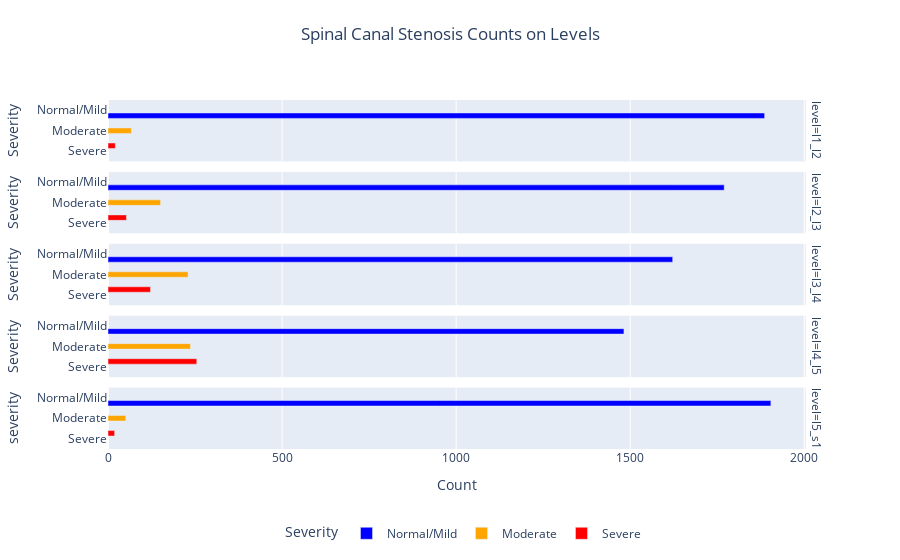

This figure's notebook cell:
### Code cell
color_map = {
    'Normal/Mild': 'blue',
    'Moderate': 'orange',
    'Severe': 'red'
}

# 막대 그래프 생성
fig = px.bar(
    df_train_spinal_canal_stenosis_counts, 
    x='count', 
    y='spinal_canal_stenosis', 
    color='spinal_canal_stenosis',  # 색상 기준을 spinal_canal_stenosis로 설정
    facet_row='level',  # 각 level에 대해 가로로 정렬
    color_discrete_map=color_map,  # `spinal_canal_stenosis`에 따라 색상 매핑
    labels={'count':'Count', 'spinal_canal_stenosis':'Severity'},
    title='Spinal Canal Stenosis Counts on Levels'
)

# 그래프 레이아웃 조정
fig.update_layout(barmode='group',
                  legend=dict(
                    orientation="h",  # 범례를 수평으로 배치
                    yanchor="top",  # 범례의 기준을 상단에 맞춤
                    y=-0.2,  # Y축 위치 조정 (그래프의 아래쪽)
                    xanchor="center",  # 범례의 기준을 가운데에 맞춤
                    x=0.5)  # X축 위치 조정 (그래프의 가운데) 
                  ,title={
                    'x': 0.5,  # 제목을 그래프의 가로 중앙으로 설정
                    'xanchor': 'center',  # 제목을 중앙에 맞춤
                    'y': 0.95,  # 제목의 세로 위치 (그래프의 상단과 가까운 위치)
                    'yanchor': 'top',  # 제목의 상단을 기준으로 설정
                    'pad': {'b': 20}  # 제목과 그래프 사이의 거리 설정 (아래쪽 마진)
                  },
                  yaxis_title='severity'
)


fig.show()

### Figure 1 — Plotly figure (JSON) as saved in the notebook; plotly's stock layout.template omitted (floating-point values rounded to 4 significant figures)
{"data": [{"alignmentgroup": "True", "hovertemplate": "Severity=%{y}<br>level=l1_l2<br>Count=%{x}<extra></extra>", "legendgroup": "Normal/Mild", "marker": {"color": "blue", "pattern": {"shape": ""}}, "name": "Normal/Mild", "offsetgroup": "Normal/Mild", "orientation": "h", "showlegend": true, "textposition": "auto", "type": "bar", "x": [1886], "xaxis": "x5", "y": ["Normal/Mild"], "yaxis": "y5"}, {"alignmentgroup": "True", "hovertemplate": "Severity=%{y}<br>level=l2_l3<br>Count=%{x}<extra></extra>", "legendgroup": "Normal/Mild", "marker": {"color": "blue", "pattern": {"shape": ""}}, "name": "Normal/Mild", "offsetgroup": "Normal/Mild", "orientation": "h", "showlegend": false, "textposition": "auto", "type": "bar", "x": [1770], "xaxis": "x4", "y": ["Normal/Mild"], "yaxis": "y4"}, {"alignmentgroup": "True", "hovertemplate": "Severity=%{y}<br>level=l3_l4<br>Count=%{x}<extra></extra>", "legendgroup": "Normal/Mild", "marker": {"color": "blue", "pattern": {"shape": ""}}, "name": "Normal/Mild", "offsetgroup": "Normal/Mild", "orientation": "h", "showlegend": false, "textposition": "auto", "type": "bar", "x": [1622], "xaxis": "x3", "y": ["Normal/Mild"], "yaxis": "y3"}, {"alignmentgroup": "True", "hovertemplate": "Severity=%{y}<br>level=l4_l5<br>Count=%{x}<extra></extra>", "legendgroup": "Normal/Mild", "marker": {"color": "blue", "pattern": {"shape": ""}}, "name": "Normal/Mild", "offsetgroup": "Normal/Mild", "orientation": "h", "showlegend": false, "textposition": "auto", "type": "bar", "x": [1482], "xaxis": "x2", "y": ["Normal/Mild"], "yaxis": "y2"}, {"alignmentgroup": "True", "hovertemplate": "Severity=%{y}<br>level=l5_s1<br>Count=%{x}<extra></extra>", "legendgroup": "Normal/Mild", "marker": {"color": "blue", "pattern": {"shape": ""}}, "name": "Normal/Mild", "offsetgroup": "Normal/Mild", "orientation": "h", "showlegend": false, "textposition": "auto", "type": "bar", "x": [1904], "xaxis": "x", "y": ["Normal/Mild"], "yaxis": "y"}, {"alignmentgroup": "True", "hovertemplate": "Severity=%{y}<br>level=l1_l2<br>Count=%{x}<extra></extra>", "legendgroup": "Moderate", "marker": {"color": "orange", "pattern": {"shape": ""}}, "name": "Moderate", "offsetgroup": "Moderate", "orientation": "h", "showlegend": true, "textposition": "auto", "type": "bar", "x": [67], "xaxis": "x5", "y": ["Moderate"], "yaxis": "y5"}, {"alignmentgroup": "True", "hovertemplate": "Severity=%{y}<br>level=l2_l3<br>Count=%{x}<extra></extra>", "legendgroup": "Moderate", "marker": {"color": "orange", "pattern": {"shape": ""}}, "name": "Moderate", "offsetgroup": "Moderate", "orientation": "h", "showlegend": false, "textposition": "auto", "type": "bar", "x": [151], "xaxis": "x4", "y": ["Moderate"], "yaxis": "y4"}, {"alignmentgroup": "True", "hovertemplate": "Severity=%{y}<br>level=l3_l4<br>Count=%{x}<extra></extra>", "legendgroup": "Moderate", "marker": {"color": "orange", "pattern": {"shape": ""}}, "name": "Moderate", "offsetgroup": "Moderate", "orientation": "h", "showlegend": false, "textposition": "auto", "type": "bar", "x": [230], "xaxis": "x3", "y": ["Moderate"], "yaxis": "y3"}, {"alignmentgroup": "True", "hovertemplate": "Severity=%{y}<br>level=l4_l5<br>Count=%{x}<extra></extra>", "legendgroup": "Moderate", "marker": {"color": "orange", "pattern": {"shape": ""}}, "name": "Moderate", "offsetgroup": "Moderate", "orientation": "h", "showlegend": false, "textposition": "auto", "type": "bar", "x": [237], "xaxis": "x2", "y": ["Moderate"], "yaxis": "y2"}, {"alignmentgroup": "True", "hovertemplate": "Severity=%{y}<br>level=l5_s1<br>Count=%{x}<extra></extra>", "legendgroup": "Moderate", "marker": {"color": "orange", "pattern": {"shape": ""}}, "name": "Moderate", "offsetgroup": "Moderate", "orientation": "h", "showlegend": false, "textposition": "auto", "type": "bar", "x": [51], "xaxis": "x", "y": ["Moderate"], "yaxis": "y"}, {"alignmentgroup": "True", "hovertemplate": "Severity=%{y}<br>level=l1_l2<br>Count=%{x}<extra></extra>", "legendgroup": "Severe", "marker": {"color": "red", "pattern": {"shape": ""}}, "name": "Severe", "offsetgroup": "Severe", "orientation": "h", "showlegend": true, "textposition": "auto", "type": "bar", "x": [21], "xaxis": "x5", "y": ["Severe"], "yaxis": "y5"}, {"alignmentgroup": "True", "hovertemplate": "Severity=%{y}<br>level=l2_l3<br>Count=%{x}<extra></extra>", "legendgroup": "Severe", "marker": {"color": "red", "pattern": {"shape": ""}}, "name": "Severe", "offsetgroup": "Severe", "orientation": "h", "showlegend": false, "textposition": "auto", "type": "bar", "x": [53], "xaxis": "x4", "y": ["Severe"], "yaxis": "y4"}, {"alignmentgroup": "True", "hovertemplate": "Severity=%{y}<br>level=l3_l4<br>Count=%{x}<extra></extra>", "legendgroup": "Severe", "marker": {"color": "red", "pattern": {"shape": ""}}, "name": "Severe", "offsetgroup": "Severe", "orientation": "h", "showlegend": false, "textposition": "auto", "type": "bar", "x": [122], "xaxis": "x3", "y": ["Severe"], "yaxis": "y3"}, {"alignmentgroup": "True", "hovertemplate": "Severity=%{y}<br>level=l4_l5<br>Count=%{x}<extra></extra>", "legendgroup": "Severe", "marker": {"color": "red", "pattern": {"shape": ""}}, "name": "Severe", "offsetgroup": "Severe", "orientation": "h", "showlegend": false, "textposition": "auto", "type": "bar", "x": [255], "xaxis": "x2", "y": ["Severe"], "yaxis": "y2"}, {"alignmentgroup": "True", "hovertemplate": "Severity=%{y}<br>level=l5_s1<br>Count=%{x}<extra></extra>", "legendgroup": "Severe", "marker": {"color": "red", "pattern": {"shape": ""}}, "name": "Severe", "offsetgroup": "Severe", "orientation": "h", "showlegend": false, "textposition": "auto", "type": "bar", "x": [19], "xaxis": "x", "y": ["Severe"], "yaxis": "y"}], "layout": {"annotations": [{"font": {}, "showarrow": false, "text": "level=l5_s1", "textangle": 90, "x": 0.98, "xanchor": "left", "xref": "paper", "y": 0.088, "yanchor": "middle", "yref": "paper"}, {"font": {}, "showarrow": false, "text": "level=l4_l5", "textangle": 90, "x": 0.98, "xanchor": "left", "xref": "paper", "y": 0.294, "yanchor": "middle", "yref": "paper"}, {"font": {}, "showarrow": false, "text": "level=l3_l4", "textangle": 90, "x": 0.98, "xanchor": "left", "xref": "paper", "y": 0.5, "yanchor": "middle", "yref": "paper"}, {"font": {}, "showarrow": false, "text": "level=l2_l3", "textangle": 90, "x": 0.98, "xanchor": "left", "xref": "paper", "y": 0.706, "yanchor": "middle", "yref": "paper"}, {"font": {}, "showarrow": false, "text": "level=l1_l2", "textangle": 90, "x": 0.98, "xanchor": "left", "xref": "paper", "y": 0.912, "yanchor": "middle", "yref": "paper"}], "autosize": true, "barmode": "group", "legend": {"orientation": "h", "title": {"text": "Severity"}, "tracegroupgap": 0, "x": 0.5, "xanchor": "center", "y": -0.2, "yanchor": "top"}, "title": {"pad": {"b": 20}, "text": "Spinal Canal Stenosis Counts on Levels", "x": 0.5, "xanchor": "center", "y": 0.95, "yanchor": "top"}, "xaxis": {"anchor": "y", "autorange": true, "domain": [0, 0.98], "range": [0, 2004.0], "title": {"text": "Count"}, "type": "linear"}, "xaxis2": {"anchor": "y2", "autorange": true, "domain": [0, 0.98], "matches": "x", "range": [0, 2004.0], "showticklabels": false, "type": "linear"}, "xaxis3": {"anchor": "y3", "autorange": true, "domain": [0, 0.98], "matches": "x", "range": [0, 2004.0], "showticklabels": false, "type": "linear"}, "xaxis4": {"anchor": "y4", "autorange": true, "domain": [0, 0.98], "matches": "x", "range": [0, 2004.0], "showticklabels": false, "type": "linear"}, "xaxis5": {"anchor": "y5", "autorange": true, "domain": [0, 0.98], "matches": "x", "range": [0, 2004.0], "showticklabels": false, "type": "linear"}, "yaxis": {"anchor": "x", "autorange": true, "categoryarray": ["Severe", "Moderate", "Normal/Mild"], "categoryorder": "array", "domain": [0, 0.176], "range": [-0.5, 2.5], "title": {"text": "severity"}, "type": "category"}, "yaxis2": {"anchor": "x2", "autorange": true, "categoryarray": ["Severe", "Moderate", "Normal/Mild"], "categoryorder": "array", "domain": [0.206, 0.382], "matches": "y", "range": [-0.5, 2.5], "title": {"text": "Severity"}, "type": "category"}, "yaxis3": {"anchor": "x3", "autorange": true, "categoryarray": ["Severe", "Moderate", "Normal/Mild"], "categoryorder": "array", "domain": [0.412, 0.588], "matches": "y", "range": [-0.5, 2.5], "title": {"text": "Severity"}, "type": "category"}, "yaxis4": {"anchor": "x4", "autorange": true, "categoryarray": ["Severe", "Moderate", "Normal/Mild"], "categoryorder": "array", "domain": [0.618, 0.794], "matches": "y", "range": [-0.5, 2.5], "title": {"text": "Severity"}, "type": "category"}, "yaxis5": {"anchor": "x5", "autorange": true, "categoryarray": ["Severe", "Moderate", "Normal/Mild"], "categoryorder": "array", "domain": [0.824, 1], "matches": "y", "range": [-0.5, 2.5], "title": {"text": "Severity"}, "type": "category"}}}
